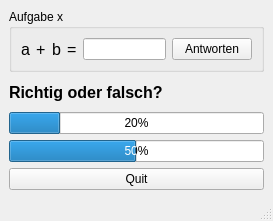
<?xml version="1.0" encoding="UTF-8"?>
<ui version="4.0">
 <class>MainWindow</class>
 <widget class="QMainWindow" name="MainWindow">
  <property name="geometry">
   <rect>
    <x>0</x>
    <y>0</y>
    <width>273</width>
    <height>221</height>
   </rect>
  </property>
  <property name="windowTitle">
   <string>MainWindow</string>
  </property>
  <widget class="QWidget" name="centralwidget">
   <layout class="QVBoxLayout" name="verticalLayout">
    <item>
     <widget class="QGroupBox" name="group_aufgabe">
      <property name="enabled">
       <bool>true</bool>
      </property>
      <property name="title">
       <string>Aufgabe x</string>
      </property>
      <property name="flat">
       <bool>false</bool>
      </property>
      <property name="checkable">
       <bool>false</bool>
      </property>
      <layout class="QHBoxLayout" name="horizontalLayout">
       <item>
        <widget class="QLabel" name="label_a">
         <property name="font">
          <font>
           <pointsize>12</pointsize>
          </font>
         </property>
         <property name="text">
          <string>a</string>
         </property>
        </widget>
       </item>
       <item>
        <widget class="QLabel" name="label_op">
         <property name="font">
          <font>
           <pointsize>12</pointsize>
          </font>
         </property>
         <property name="text">
          <string>+</string>
         </property>
        </widget>
       </item>
       <item>
        <widget class="QLabel" name="label_b">
         <property name="font">
          <font>
           <pointsize>12</pointsize>
          </font>
         </property>
         <property name="text">
          <string>b</string>
         </property>
        </widget>
       </item>
       <item>
        <widget class="QLabel" name="label_gleich">
         <property name="font">
          <font>
           <pointsize>12</pointsize>
          </font>
         </property>
         <property name="text">
          <string>=</string>
         </property>
        </widget>
       </item>
       <item>
        <widget class="QLineEdit" name="feld_antwort"/>
       </item>
       <item>
        <widget class="QPushButton" name="button_loesen">
         <property name="text">
          <string>Antworten</string>
         </property>
        </widget>
       </item>
      </layout>
     </widget>
    </item>
    <item>
     <widget class="QLabel" name="label_richtig">
      <property name="font">
       <font>
        <pointsize>12</pointsize>
        <weight>75</weight>
        <bold>true</bold>
       </font>
      </property>
      <property name="text">
       <string>Richtig oder falsch?</string>
      </property>
     </widget>
    </item>
    <item>
     <widget class="QProgressBar" name="fortschritt_richtig">
      <property name="maximum">
       <number>10</number>
      </property>
      <property name="value">
       <number>2</number>
      </property>
     </widget>
    </item>
    <item>
     <widget class="QProgressBar" name="fortschritt_total">
      <property name="maximum">
       <number>10</number>
      </property>
      <property name="value">
       <number>5</number>
      </property>
     </widget>
    </item>
    <item>
     <widget class="QPushButton" name="button_quit">
      <property name="text">
       <string>Quit</string>
      </property>
     </widget>
    </item>
   </layout>
  </widget>
  <widget class="QStatusBar" name="statusbar"/>
 </widget>
 <resources/>
 <connections/>
</ui>
